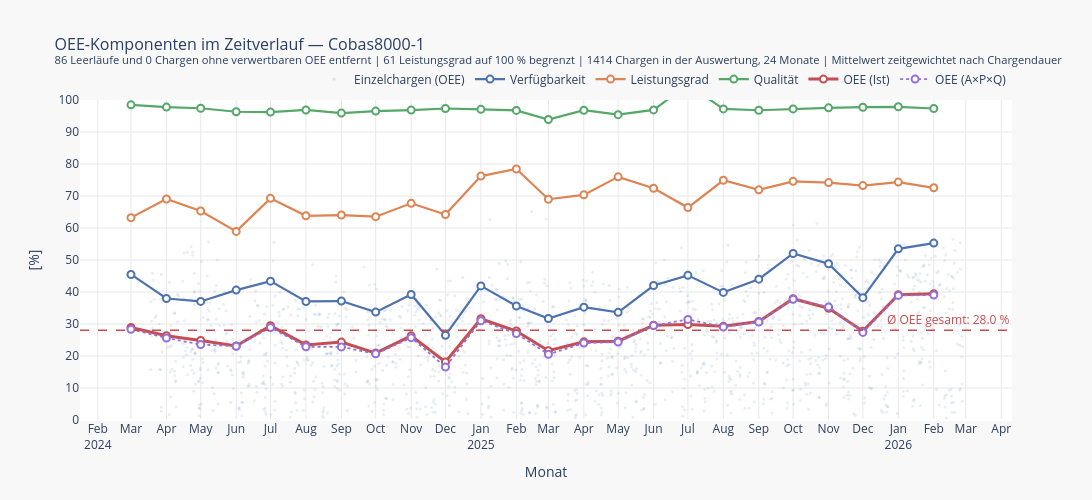

Notebook code cell kept with this figure:
### Code cell
# Erstellt den OEE-Komponentengraph für eine einzelne Linie.
def plot_oee_components(label: str) -> go.Figure:

    d       = cobas_data[label]
    dfc     = d["df_clean"]
    monthly = d["monthly"]
    meta    = d["meta"]

    # Zeitgewichteter Gesamt-OEE als Referenzlinie.
    oee_avg = np.average(dfc["oee_pct"], weights=dfc["duration_min"])

    fig = go.Figure()

    # Einzelchargen als sehr kleine, fast transparente Punkte im Hintergrund.
    fig.add_trace(go.Scatter(
        x             = dfc["start"],
        y             = dfc["oee_pct"],
        mode          = "markers",
        name          = "Einzelchargen (OEE)",
        marker        = dict(color=meta["color"], size=3, opacity=0.12),
        hovertemplate = "Datum: %{x|%d.%m.%Y}<br>OEE: %{y:.1f} %<extra>Einzelcharge</extra>",
    ))

    # Zeitgewichtete monatliche Mittelwertlinie je OEE-Komponente.
    for comp_col, cfg in COMP.items():
        if comp_col not in monthly.columns:
            continue

        line_cfg = dict(color=cfg["color"], width=cfg["width"])
        if cfg["dash"]:
            line_cfg["dash"] = cfg["dash"]

        fig.add_trace(go.Scatter(
            x             = monthly["month_dt"],
            y             = monthly[comp_col],
            mode          = "lines+markers",
            name          = cfg["name"],
            line          = line_cfg,
            marker        = dict(size=7, color="white",
                                 line=dict(color=cfg["color"], width=2)),
            hovertemplate = (
                f"<b>%{{x|%B %Y}}</b><br>"
                f"{cfg['name']}: %{{y:.1f}} %"
                "<extra></extra>"
            ),
        ))

    # Horizontale Referenzlinie für den zeitgewichteten Gesamt-OEE.
    fig.add_hline(
        y                   = oee_avg,
        line                = dict(color="#C44E52", width=1.5, dash="dash"),
        annotation_text     = f"Ø OEE gesamt: {oee_avg:.1f} %",
        annotation_position = "top right",
        annotation_font     = dict(color="#C44E52", size=12),
    )

    n_months  = len(monthly)
    n_batches = len(dfc)

    fig.update_layout(
        title = dict(
            text = (
                f"OEE-Komponenten im Zeitverlauf — {label}<br>"
                f"<sup>{cobas_data[label]['n_zero']} Leerläufe und "
                f"{cobas_data[label]['n_invalid']} Chargen ohne verwertbaren OEE entfernt | "
                f"{cobas_data[label]['n_capped']} Leistungsgrad auf 100 % begrenzt "
                f"| {n_batches} Chargen in der Auswertung, {n_months} Monate "
                f"| Mittelwert zeitgewichtet nach Chargendauer</sup>"
            ),
            font = dict(size=16),
        ),
        xaxis = dict(
            title      = "Monat",
            tickformat = "%b\n%Y",
            dtick      = "M1",
            showgrid   = True,
            gridcolor  = "#e8e8e8",
        ),
        yaxis = dict(
            title     = "[%]",
            range     = [0, 100],
            tickvals  = list(range(0, 101, 10)),
            showgrid  = True,
            gridcolor = "#e8e8e8",
        ),
        legend = dict(
            orientation = "h",
            yanchor     = "bottom", y = 1.02,
            xanchor     = "right",  x = 1,
            font        = dict(size=12),
        ),
        plot_bgcolor  = "white",
        paper_bgcolor = "#f8f8f8",
        width         = 1100,
        height        = 500,
        hovermode     = "x unified",
    )

    return fig


# Graph für Cobas8000-1 rendern.
plot_oee_components("Cobas8000-1").show()

### Figure 1 — Plotly figure (JSON) as saved in the notebook; plotly's stock layout.template omitted (floating-point values rounded to 4 significant figures; data arrays with more than 128 entries replaced by an {"elided": "..."} marker saying what was removed)
{"data": [{"hovertemplate": "Datum: %{x|%d.%m.%Y}<br>OEE: %{y:.1f} %<extra>Einzelcharge</extra>", "marker": {"color": "#4C72B0", "opacity": 0.12, "size": 3}, "mode": "markers", "name": "Einzelchargen (OEE)", "type": "scatter", "x": {"elided": "1414 str values"}, "y": {"elided": "1414 float values"}}, {"hovertemplate": "<b>%{x|%B %Y}</b><br>Verfügbarkeit: %{y:.1f} %<extra></extra>", "line": {"color": "#4C72B0", "width": 2.2}, "marker": {"color": "white", "line": {"color": "#4C72B0", "width": 2}, "size": 7}, "mode": "lines+markers", "name": "Verfügbarkeit", "type": "scatter", "x": ["2024-03-01T00:00:00.000000", "2024-04-01T00:00:00.000000", "2024-05-01T00:00:00.000000", "2024-06-01T00:00:00.000000", "2024-07-01T00:00:00.000000", "2024-08-01T00:00:00.000000", "2024-09-01T00:00:00.000000", "2024-10-01T00:00:00.000000", "2024-11-01T00:00:00.000000", "2024-12-01T00:00:00.000000", "2025-01-01T00:00:00.000000", "2025-02-01T00:00:00.000000", "2025-03-01T00:00:00.000000", "2025-04-01T00:00:00.000000", "2025-05-01T00:00:00.000000", "2025-06-01T00:00:00.000000", "2025-07-01T00:00:00.000000", "2025-08-01T00:00:00.000000", "2025-09-01T00:00:00.000000", "2025-10-01T00:00:00.000000", "2025-11-01T00:00:00.000000", "2025-12-01T00:00:00.000000", "2026-01-01T00:00:00.000000", "2026-02-01T00:00:00.000000"], "y": [45.48, 37.96, 37.05, 40.6, 43.39, 37.04, 37.18, 33.72, 39.23, 26.48, 41.91, 35.61, 31.71, 35.27, 33.64, 42.02, 45.2, 39.88, 44.0, 52.04, 48.84, 38.24, 53.49, 55.28]}, {"hovertemplate": "<b>%{x|%B %Y}</b><br>Leistungsgrad: %{y:.1f} %<extra></extra>", "line": {"color": "#DD8452", "width": 2.2}, "marker": {"color": "white", "line": {"color": "#DD8452", "width": 2}, "size": 7}, "mode": "lines+markers", "name": "Leistungsgrad", "type": "scatter", "x": ["2024-03-01T00:00:00.000000", "2024-04-01T00:00:00.000000", "2024-05-01T00:00:00.000000", "2024-06-01T00:00:00.000000", "2024-07-01T00:00:00.000000", "2024-08-01T00:00:00.000000", "2024-09-01T00:00:00.000000", "2024-10-01T00:00:00.000000", "2024-11-01T00:00:00.000000", "2024-12-01T00:00:00.000000", "2025-01-01T00:00:00.000000", "2025-02-01T00:00:00.000000", "2025-03-01T00:00:00.000000", "2025-04-01T00:00:00.000000", "2025-05-01T00:00:00.000000", "2025-06-01T00:00:00.000000", "2025-07-01T00:00:00.000000", "2025-08-01T00:00:00.000000", "2025-09-01T00:00:00.000000", "2025-10-01T00:00:00.000000", "2025-11-01T00:00:00.000000", "2025-12-01T00:00:00.000000", "2026-01-01T00:00:00.000000", "2026-02-01T00:00:00.000000"], "y": [63.24, 69.05, 65.32, 58.94, 69.26, 63.82, 64.05, 63.53, 67.71, 64.21, 76.22, 78.43, 68.99, 70.36, 75.98, 72.42, 66.39, 74.92, 71.92, 74.57, 74.18, 73.25, 74.35, 72.57]}, {"hovertemplate": "<b>%{x|%B %Y}</b><br>Qualität: %{y:.1f} %<extra></extra>", "line": {"color": "#55A868", "width": 2.2}, "marker": {"color": "white", "line": {"color": "#55A868", "width": 2}, "size": 7}, "mode": "lines+markers", "name": "Qualität", "type": "scatter", "x": ["2024-03-01T00:00:00.000000", "2024-04-01T00:00:00.000000", "2024-05-01T00:00:00.000000", "2024-06-01T00:00:00.000000", "2024-07-01T00:00:00.000000", "2024-08-01T00:00:00.000000", "2024-09-01T00:00:00.000000", "2024-10-01T00:00:00.000000", "2024-11-01T00:00:00.000000", "2024-12-01T00:00:00.000000", "2025-01-01T00:00:00.000000", "2025-02-01T00:00:00.000000", "2025-03-01T00:00:00.000000", "2025-04-01T00:00:00.000000", "2025-05-01T00:00:00.000000", "2025-06-01T00:00:00.000000", "2025-07-01T00:00:00.000000", "2025-08-01T00:00:00.000000", "2025-09-01T00:00:00.000000", "2025-10-01T00:00:00.000000", "2025-11-01T00:00:00.000000", "2025-12-01T00:00:00.000000", "2026-01-01T00:00:00.000000", "2026-02-01T00:00:00.000000"], "y": [98.49, 97.78, 97.43, 96.32, 96.22, 96.89, 95.91, 96.53, 96.84, 97.35, 97.09, 96.75, 93.9, 96.81, 95.42, 96.91, 104.8, 97.21, 96.8, 97.22, 97.56, 97.74, 97.87, 97.34]}, {"hovertemplate": "<b>%{x|%B %Y}</b><br>OEE (Ist): %{y:.1f} %<extra></extra>", "line": {"color": "#C44E52", "width": 3}, "marker": {"color": "white", "line": {"color": "#C44E52", "width": 2}, "size": 7}, "mode": "lines+markers", "name": "OEE (Ist)", "type": "scatter", "x": ["2024-03-01T00:00:00.000000", "2024-04-01T00:00:00.000000", "2024-05-01T00:00:00.000000", "2024-06-01T00:00:00.000000", "2024-07-01T00:00:00.000000", "2024-08-01T00:00:00.000000", "2024-09-01T00:00:00.000000", "2024-10-01T00:00:00.000000", "2024-11-01T00:00:00.000000", "2024-12-01T00:00:00.000000", "2025-01-01T00:00:00.000000", "2025-02-01T00:00:00.000000", "2025-03-01T00:00:00.000000", "2025-04-01T00:00:00.000000", "2025-05-01T00:00:00.000000", "2025-06-01T00:00:00.000000", "2025-07-01T00:00:00.000000", "2025-08-01T00:00:00.000000", "2025-09-01T00:00:00.000000", "2025-10-01T00:00:00.000000", "2025-11-01T00:00:00.000000", "2025-12-01T00:00:00.000000", "2026-01-01T00:00:00.000000", "2026-02-01T00:00:00.000000"], "y": [28.91, 26.35, 24.83, 23.12, 29.49, 23.47, 24.34, 20.91, 26.31, 18.13, 31.62, 27.8, 21.64, 24.43, 24.64, 29.59, 29.84, 29.26, 30.79, 37.91, 34.93, 27.76, 39.17, 39.44]}, {"hovertemplate": "<b>%{x|%B %Y}</b><br>OEE (A×P×Q): %{y:.1f} %<extra></extra>", "line": {"color": "#9370DB", "dash": "dot", "width": 1.8}, "marker": {"color": "white", "line": {"color": "#9370DB", "width": 2}, "size": 7}, "mode": "lines+markers", "name": "OEE (A×P×Q)", "type": "scatter", "x": ["2024-03-01T00:00:00.000000", "2024-04-01T00:00:00.000000", "2024-05-01T00:00:00.000000", "2024-06-01T00:00:00.000000", "2024-07-01T00:00:00.000000", "2024-08-01T00:00:00.000000", "2024-09-01T00:00:00.000000", "2024-10-01T00:00:00.000000", "2024-11-01T00:00:00.000000", "2024-12-01T00:00:00.000000", "2025-01-01T00:00:00.000000", "2025-02-01T00:00:00.000000", "2025-03-01T00:00:00.000000", "2025-04-01T00:00:00.000000", "2025-05-01T00:00:00.000000", "2025-06-01T00:00:00.000000", "2025-07-01T00:00:00.000000", "2025-08-01T00:00:00.000000", "2025-09-01T00:00:00.000000", "2025-10-01T00:00:00.000000", "2025-11-01T00:00:00.000000", "2025-12-01T00:00:00.000000", "2026-01-01T00:00:00.000000", "2026-02-01T00:00:00.000000"], "y": [28.33, 25.63, 23.58, 23.05, 28.92, 22.9, 22.84, 20.68, 25.72, 16.55, 31.01, 27.02, 20.54, 24.02, 24.39, 29.49, 31.44, 29.04, 30.63, 37.73, 35.34, 27.38, 38.92, 39.04]}], "layout": {"annotations": [{"font": {"color": "#C44E52", "size": 12}, "showarrow": false, "text": "Ø OEE gesamt: 28.0 %", "x": 1, "xanchor": "right", "xref": "x domain", "y": 28.04, "yanchor": "bottom", "yref": "y"}], "height": 500, "hovermode": "x unified", "legend": {"font": {"size": 12}, "orientation": "h", "x": 1, "xanchor": "right", "y": 1.02, "yanchor": "bottom"}, "paper_bgcolor": "#f8f8f8", "plot_bgcolor": "white", "shapes": [{"line": {"color": "#C44E52", "dash": "dash", "width": 1.5}, "type": "line", "x0": 0, "x1": 1, "xref": "x domain", "y0": 28.04, "y1": 28.04, "yref": "y"}], "title": {"font": {"size": 16}, "text": "OEE-Komponenten im Zeitverlauf — Cobas8000-1<br><sup>86 Leerläufe und 0 Chargen ohne verwertbaren OEE entfernt | 61 Leistungsgrad auf 100 % begrenzt | 1414 Chargen in der Auswertung, 24 Monate | Mittelwert zeitgewichtet nach Chargendauer</sup>"}, "width": 1100, "xaxis": {"dtick": "M1", "gridcolor": "#e8e8e8", "showgrid": true, "tickformat": "%b\n%Y", "title": {"text": "Monat"}}, "yaxis": {"gridcolor": "#e8e8e8", "range": [0, 100], "showgrid": true, "tickvals": [0, 10, 20, 30, 40, 50, 60, 70, 80, 90, 100], "title": {"text": "[%]"}}}}
